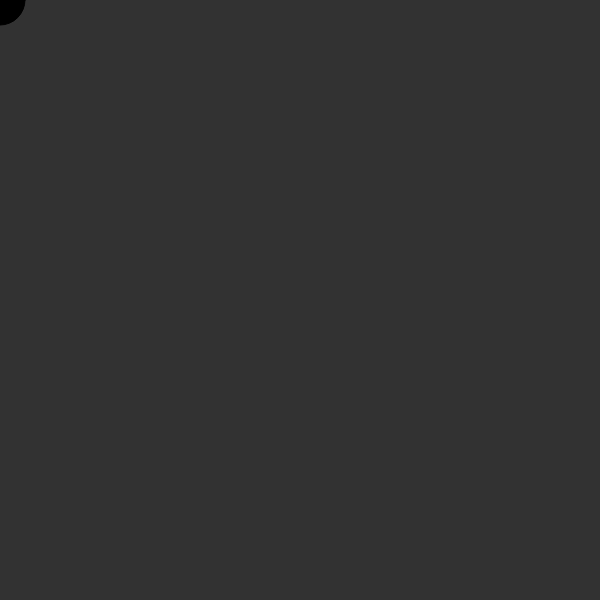
Frame 1 (no input)
Frame 60 (no input): identical to frame 1, image omitted
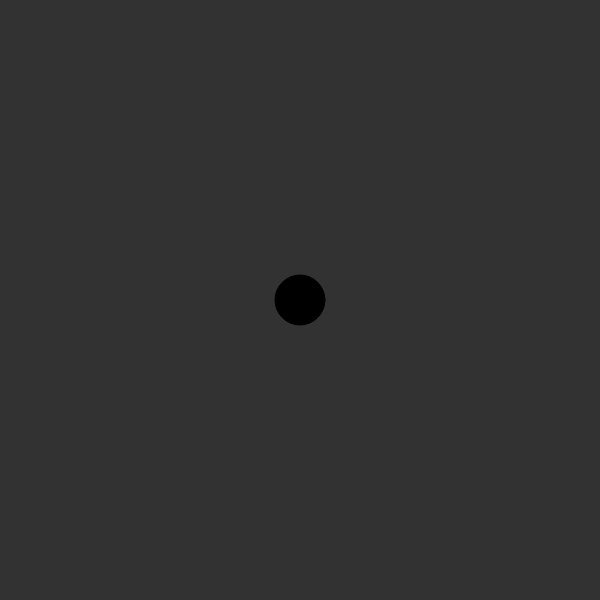
Frame 120 (the mouse pressed at the canvas centre since frame 60)

The p5.js sketch that drew these frames (run headless with seeded random() and noise() and a simulated clock; from frame 60 on, the mouse is pressed at the canvas centre):

// p5.js sketch
// ── sketch.js
var col = 0; // initial value of col
var bgcol = 50; //initial value of bgcol

function setup() {
  createCanvas(600,600);
}

function draw() {
  background(bgcol); //arrow keypresses will change background color
  fill(col);
  ellipse(mouseX, mouseY, 50,50);
}


function keyTyped() { //keyTyped watches for user pressing letter keys
  if (key == 'p') {
    col = color(255,0,100); //if user types 'p' change color to pink
  } else if (key == 'g') {
    col = color(0, 255, 200); //if user types 'g' change color to green
  }
}

function keyPressed() { //keyPressed can be used for special characters
  if (keyCode == LEFT_ARROW) {
    bgcol = color(255); //left arrow changes background to white
  } else if (keyCode == RIGHT_ARROW) {
    bgcol = color(50); //right arrow changes background to gray
  }
}
